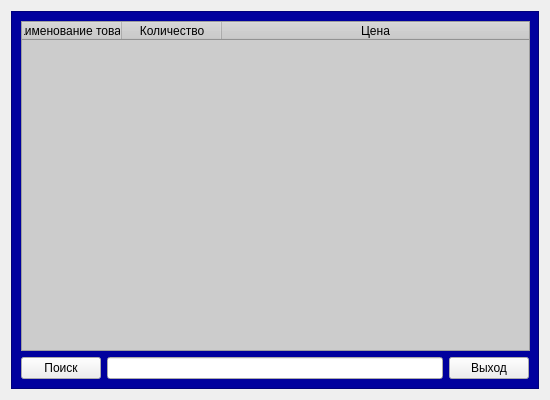
<?xml version="1.0" encoding="UTF-8"?>
<ui version="4.0">
 <class>ProductSearch</class>
 <widget class="QWidget" name="ProductSearch">
  <property name="windowModality">
   <enum>Qt::ApplicationModal</enum>
  </property>
  <property name="geometry">
   <rect>
    <x>0</x>
    <y>0</y>
    <width>550</width>
    <height>400</height>
   </rect>
  </property>
  <property name="minimumSize">
   <size>
    <width>550</width>
    <height>400</height>
   </size>
  </property>
  <property name="maximumSize">
   <size>
    <width>550</width>
    <height>400</height>
   </size>
  </property>
  <property name="windowTitle">
   <string>Form</string>
  </property>
  <layout class="QGridLayout" name="gridLayout">
   <item row="0" column="0">
    <widget class="QFrame" name="frame">
     <property name="styleSheet">
      <string notr="true">QFrame{
background: #00009e;
box-shadow:         3px 3px 5px 6px #ccc;
}</string>
     </property>
     <property name="frameShape">
      <enum>QFrame::StyledPanel</enum>
     </property>
     <property name="frameShadow">
      <enum>QFrame::Raised</enum>
     </property>
     <layout class="QGridLayout" name="gridLayout_2">
      <item row="0" column="0" colspan="3">
       <widget class="QTableWidget" name="result_table">
        <property name="minimumSize">
         <size>
          <width>509</width>
          <height>0</height>
         </size>
        </property>
        <property name="styleSheet">
         <string notr="true">background: #ccc;</string>
        </property>
        <property name="selectionMode">
         <enum>QAbstractItemView::SingleSelection</enum>
        </property>
        <property name="selectionBehavior">
         <enum>QAbstractItemView::SelectRows</enum>
        </property>
        <attribute name="horizontalHeaderHighlightSections">
         <bool>false</bool>
        </attribute>
        <attribute name="horizontalHeaderStretchLastSection">
         <bool>true</bool>
        </attribute>
        <column>
         <property name="text">
          <string>Наименование товара</string>
         </property>
        </column>
        <column>
         <property name="text">
          <string>Количество</string>
         </property>
        </column>
        <column>
         <property name="text">
          <string>Цена</string>
         </property>
        </column>
       </widget>
      </item>
      <item row="1" column="0">
       <widget class="QPushButton" name="search_button">
        <property name="text">
         <string>Поиск</string>
        </property>
       </widget>
      </item>
      <item row="1" column="1">
       <widget class="QLineEdit" name="rearch_text"/>
      </item>
      <item row="1" column="2">
       <widget class="QPushButton" name="close_button">
        <property name="text">
         <string>Выход</string>
        </property>
       </widget>
      </item>
     </layout>
    </widget>
   </item>
  </layout>
 </widget>
 <resources/>
 <connections/>
</ui>
